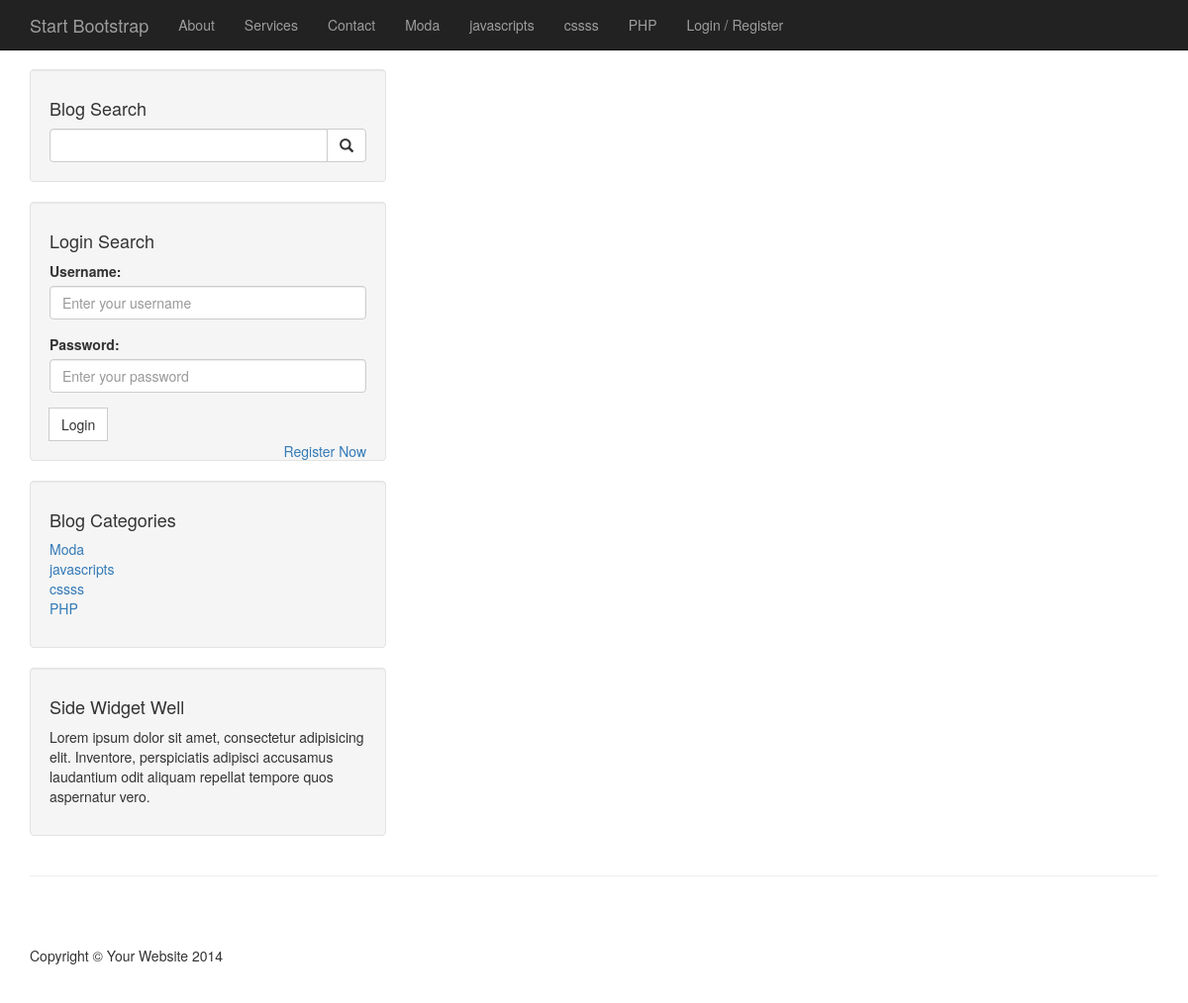
The app's page /author.php, older data.
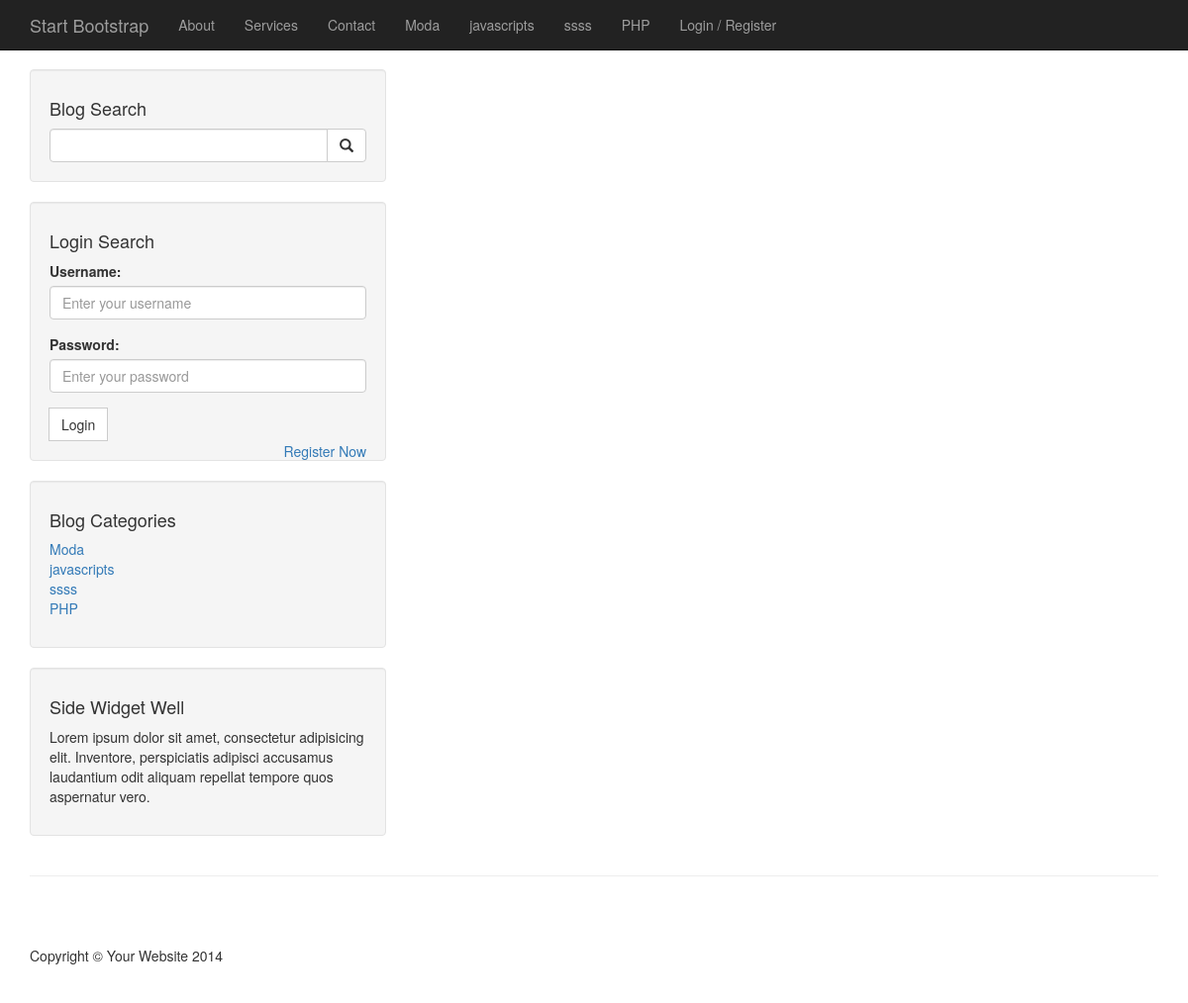
The same page, newer data.
### tables this page shows
CREATE TABLE `category` (
  `cat_id` int(11) NOT NULL,
  `cat_title` varchar(255) NOT NULL
);

### includes/db.php (called while the page is built, shortened)
<?php
$connection =   mysqli_connect( DB_HOST , DB_USER , DB_PASSWORD , DB_NAME ); ;
$query = "SELECT * FROM category ";
$select_all_categories = mysqli_query($connection , $query);
$query = "SELECT * FROM category ";
$select_all_categories_sidbar = mysqli_query($connection , $query);
?>

### includes/categories.php (the view, shortened to what this page needs)
<div class="well">
    <h4>Blog Categories</h4>
    <div class="row">
        <div class="col-lg-6">
            <ul class="list-unstyled">
                <?php   while($all_categories_side = mysqli_fetch_assoc($select_all_categories_sidbar)): ?>
                <li><a href="#"><?php echo $all_categories_side['cat_title']; ?></a></li>
                <?php endwhile ; ?>
            </ul>
        </div>
    </div>
</div>

### includes/header.php (shortened to what this page needs)
<?php
include 'includes/db.php';
include 'includes/functions.php';
?>
<!DOCTYPE html>
<html lang="en">
<head>
    <link href="css/bootstrap.min.css" rel="stylesheet">
    <link href="css/blog-home.css" rel="stylesheet">
</head>
<body>
    <nav class="navbar navbar-inverse navbar-fixed-top" role="navigation">
        <div class="container">
            <div class="navbar-header">
                <a class="navbar-brand" href="index.php">Start Bootstrap</a>
            </div>
            <div class="collapse navbar-collapse" id="bs-example-navbar-collapse-1">
                <ul class="nav navbar-nav">
                    <li>
                        <a href="#">About</a>
                    </li>
                    <li>
                        <a href="#">Services</a>
                    </li>
                    <li>
                        <a href="#">Contact</a>
                    </li>
                    <?php   while($all_categories = mysqli_fetch_assoc($select_all_categories)): ?>
                    <li><a href="#"><?php echo $all_categories['cat_title']; ?></a></li>
                    <?php endwhile ; ?>
                    <li>
                        <a href="
                        <?php
                          if(isset($_SESSION['user_role'])) {
                            if($_SESSION['user_role'] == 'Admin' || $_SESSION['user_role'] == 'Subscriber' || $_SESSION['user_role'] == 'contributor') { ?>
                               login.php
                                <?php } } else{ ?>
                                 register.php
                           <?php     }
                       ?>
                        ">Login / Register</a>
                    </li>
                </ul>
            </div>
        </div>
    </nav>

Row changes from the older to the newer data that the page shows:
changed category: cat_title "cssss" → "ssss"
